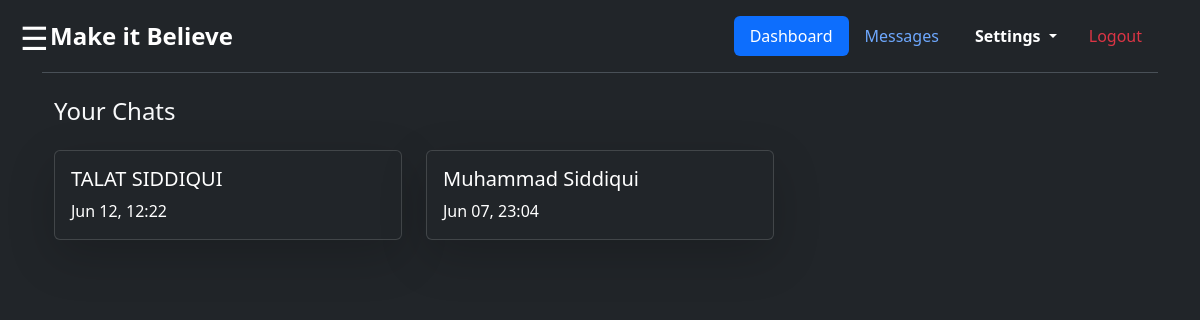
Screenshot of /allchats/ (signed in) with the database file from the repository.
### MIB/models.py (models this page shows, shortened)
class Message(models.Model):
    sender = models.ForeignKey(User, on_delete=models.CASCADE, related_name='sent_messages')
    recipient = models.ForeignKey(User, on_delete=models.CASCADE, related_name='received_messages')
    content = models.TextField()
    timestamp = models.DateTimeField(auto_now_add=True)
    read = models.BooleanField(default=False)
    class Meta:
        ordering = ['timestamp']

class CustomUser(AbstractUser):
    ACCOUNT_TYPES = [
        ('user', 'User Account'),
        ('expert', 'Expert Account'),
    ]
    full_name = models.CharField(max_length=100)
    account_type = models.CharField(max_length=10, choices=ACCOUNT_TYPES)

### MIB/views.py (the view)
# urls.py: path('allchats/', view.all_chats, name='all_chats'),
@login_required(login_url='login')
def all_chats(request):
    user = request.user
    received_messages = Message.objects.filter(recipient=user).order_by('-timestamp')
    latest_per_sender = OrderedDict()
    for msg in received_messages:
        if msg.sender.id not in latest_per_sender:
            latest_per_sender[msg.sender.id] = msg
    return render(request, 'allchats.html', {
        'latest_messages': latest_per_sender.values()
    })

### templates/allchats.html (shortened to what this page needs)
{% extends "base3.html" %}
{% block content %}
<div class="container mt-4">
    <h4 class="text-light mb-4">Your Chats</h4>
    <div class="row">
        {% for msg in latest_messages %}
            <div class="col-md-4 mb-4">
                <a href="{% url 'message_view' msg.sender.id %}" class="text-decoration-none">
                    <div class="card bg-dark text-white shadow-lg chat-card">
                        <div class="card-body">
                            <h5 class="card-title">{{ msg.sender.full_name }}</h5>
                            <p class="card-text">
                                {{ msg.timestamp|date:"M d, H:i" }}
                            </p>
                        </div>
                    </div>
                </a>
            </div>
        {% empty %}
            <p class="text-light">No messages yet.</p>
        {% endfor %}
    </div>
</div>
{% endblock %}

### templates/base3.html (style rules this page uses)
body { transition: margin-left 0.5s ease; }

### templates/allchats.html (style rules this page uses)
.chat-card { transition: transform 0.3s, box-shadow 0.3s; }

### rows the page displays
Message: sender.full_name "TALAT SIDDIQUI", timestamp "Jun 12, 12:22"
Message: sender.full_name "Muhammad Siddiqui", timestamp "Jun 07, 23:04"
